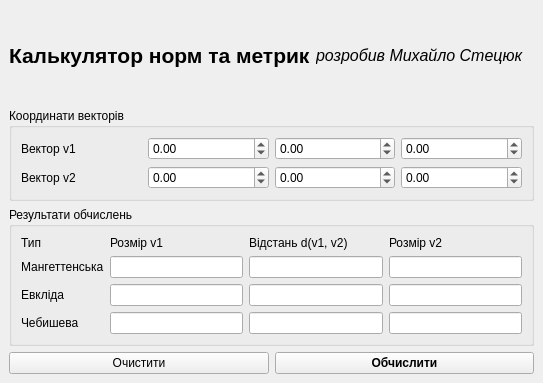
<?xml version="1.0" encoding="UTF-8"?>
<ui version="4.0">
 <class>MainWindow</class>
 <widget class="QMainWindow" name="MainWindow">
  <property name="geometry">
   <rect>
    <x>0</x>
    <y>0</y>
    <width>543</width>
    <height>383</height>
   </rect>
  </property>
  <property name="windowTitle">
   <string>Лабораторна робота 1.2</string>
  </property>
  <widget class="QWidget" name="centralwidget">
   <layout class="QVBoxLayout" name="verticalLayout">
    <item>
     <layout class="QHBoxLayout" name="horizontalLayout">
      <item>
       <widget class="QLabel" name="label">
        <property name="font">
         <font>
          <pointsize>16</pointsize>
          <bold>true</bold>
         </font>
        </property>
        <property name="text">
         <string>Калькулятор норм та метрик</string>
        </property>
       </widget>
      </item>
      <item>
       <widget class="QLabel" name="label_2">
        <property name="font">
         <font>
          <pointsize>12</pointsize>
          <italic>true</italic>
         </font>
        </property>
        <property name="text">
         <string>розробив Михайло Стецюк</string>
        </property>
       </widget>
      </item>
     </layout>
    </item>
    <item>
     <widget class="QGroupBox" name="groupBox">
      <property name="title">
       <string>Координати векторів</string>
      </property>
      <layout class="QGridLayout" name="gridLayout_2">
       <item row="1" column="0">
        <widget class="QLabel" name="label_7">
         <property name="text">
          <string>Вектор v2</string>
         </property>
        </widget>
       </item>
       <item row="0" column="1">
        <widget class="QDoubleSpinBox" name="x1">
         <property name="minimum">
          <double>-100000.000000000000000</double>
         </property>
         <property name="maximum">
          <double>100000.000000000000000</double>
         </property>
        </widget>
       </item>
       <item row="0" column="0">
        <widget class="QLabel" name="label_8">
         <property name="text">
          <string>Вектор v1</string>
         </property>
        </widget>
       </item>
       <item row="0" column="2">
        <widget class="QDoubleSpinBox" name="y1">
         <property name="minimum">
          <double>-100000.000000000000000</double>
         </property>
         <property name="maximum">
          <double>100000.000000000000000</double>
         </property>
        </widget>
       </item>
       <item row="0" column="3">
        <widget class="QDoubleSpinBox" name="z1">
         <property name="minimum">
          <double>-100000.000000000000000</double>
         </property>
         <property name="maximum">
          <double>100000.000000000000000</double>
         </property>
        </widget>
       </item>
       <item row="1" column="1">
        <widget class="QDoubleSpinBox" name="x2">
         <property name="minimum">
          <double>-100000.000000000000000</double>
         </property>
         <property name="maximum">
          <double>100000.000000000000000</double>
         </property>
        </widget>
       </item>
       <item row="1" column="2">
        <widget class="QDoubleSpinBox" name="y2">
         <property name="minimum">
          <double>-100000.000000000000000</double>
         </property>
         <property name="maximum">
          <double>100000.000000000000000</double>
         </property>
        </widget>
       </item>
       <item row="1" column="3">
        <widget class="QDoubleSpinBox" name="z2">
         <property name="minimum">
          <double>-100000.000000000000000</double>
         </property>
         <property name="maximum">
          <double>100000.000000000000000</double>
         </property>
        </widget>
       </item>
      </layout>
     </widget>
    </item>
    <item>
     <widget class="QGroupBox" name="groupBox_2">
      <property name="title">
       <string>Результати обчислень</string>
      </property>
      <layout class="QGridLayout" name="gridLayout_3">
       <item row="0" column="1">
        <widget class="QLabel" name="label_4">
         <property name="text">
          <string>Розмір v1</string>
         </property>
        </widget>
       </item>
       <item row="2" column="0">
        <widget class="QLabel" name="label_10">
         <property name="text">
          <string>Евкліда</string>
         </property>
        </widget>
       </item>
       <item row="0" column="0">
        <widget class="QLabel" name="label_3">
         <property name="text">
          <string>Тип</string>
         </property>
        </widget>
       </item>
       <item row="3" column="0">
        <widget class="QLabel" name="label_11">
         <property name="text">
          <string>Чебишева</string>
         </property>
        </widget>
       </item>
       <item row="1" column="0">
        <widget class="QLabel" name="label_9">
         <property name="text">
          <string>Мангеттенська</string>
         </property>
        </widget>
       </item>
       <item row="0" column="2">
        <widget class="QLabel" name="label_5">
         <property name="text">
          <string>Відстань d(v1, v2)</string>
         </property>
        </widget>
       </item>
       <item row="0" column="3">
        <widget class="QLabel" name="label_6">
         <property name="text">
          <string>Розмір v2</string>
         </property>
        </widget>
       </item>
       <item row="1" column="1">
        <widget class="QLineEdit" name="taxicab1">
         <property name="focusPolicy">
          <enum>Qt::FocusPolicy::ClickFocus</enum>
         </property>
         <property name="readOnly">
          <bool>true</bool>
         </property>
        </widget>
       </item>
       <item row="1" column="2">
        <widget class="QLineEdit" name="taxicabDist">
         <property name="focusPolicy">
          <enum>Qt::FocusPolicy::ClickFocus</enum>
         </property>
         <property name="readOnly">
          <bool>true</bool>
         </property>
        </widget>
       </item>
       <item row="1" column="3">
        <widget class="QLineEdit" name="taxicab2">
         <property name="focusPolicy">
          <enum>Qt::FocusPolicy::ClickFocus</enum>
         </property>
         <property name="readOnly">
          <bool>true</bool>
         </property>
        </widget>
       </item>
       <item row="2" column="1">
        <widget class="QLineEdit" name="euclidean1">
         <property name="focusPolicy">
          <enum>Qt::FocusPolicy::ClickFocus</enum>
         </property>
         <property name="readOnly">
          <bool>true</bool>
         </property>
        </widget>
       </item>
       <item row="3" column="1">
        <widget class="QLineEdit" name="chebyshev1">
         <property name="focusPolicy">
          <enum>Qt::FocusPolicy::ClickFocus</enum>
         </property>
         <property name="readOnly">
          <bool>true</bool>
         </property>
        </widget>
       </item>
       <item row="2" column="2">
        <widget class="QLineEdit" name="euclideanDist">
         <property name="focusPolicy">
          <enum>Qt::FocusPolicy::ClickFocus</enum>
         </property>
         <property name="readOnly">
          <bool>true</bool>
         </property>
        </widget>
       </item>
       <item row="3" column="2">
        <widget class="QLineEdit" name="chebyshevDist">
         <property name="focusPolicy">
          <enum>Qt::FocusPolicy::ClickFocus</enum>
         </property>
         <property name="readOnly">
          <bool>true</bool>
         </property>
        </widget>
       </item>
       <item row="2" column="3">
        <widget class="QLineEdit" name="euclidean2">
         <property name="focusPolicy">
          <enum>Qt::FocusPolicy::ClickFocus</enum>
         </property>
         <property name="readOnly">
          <bool>true</bool>
         </property>
        </widget>
       </item>
       <item row="3" column="3">
        <widget class="QLineEdit" name="chebyshev2">
         <property name="focusPolicy">
          <enum>Qt::FocusPolicy::ClickFocus</enum>
         </property>
         <property name="readOnly">
          <bool>true</bool>
         </property>
        </widget>
       </item>
      </layout>
     </widget>
    </item>
    <item>
     <layout class="QHBoxLayout" name="horizontalLayout_2">
      <item>
       <widget class="QPushButton" name="clear_btn">
        <property name="text">
         <string>Очистити</string>
        </property>
       </widget>
      </item>
      <item>
       <widget class="QPushButton" name="calculate_btn">
        <property name="font">
         <font>
          <bold>true</bold>
         </font>
        </property>
        <property name="text">
         <string>Обчислити</string>
        </property>
       </widget>
      </item>
     </layout>
    </item>
   </layout>
  </widget>
 </widget>
 <tabstops>
  <tabstop>x1</tabstop>
  <tabstop>y1</tabstop>
  <tabstop>z1</tabstop>
  <tabstop>x2</tabstop>
  <tabstop>y2</tabstop>
  <tabstop>z2</tabstop>
  <tabstop>calculate_btn</tabstop>
  <tabstop>clear_btn</tabstop>
 </tabstops>
 <resources/>
 <connections/>
</ui>
